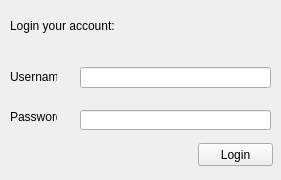
<?xml version="1.0" encoding="UTF-8"?>
<ui version="4.0">
 <class>LoginForm</class>
 <widget class="QWidget" name="LoginForm">
  <property name="geometry">
   <rect>
    <x>0</x>
    <y>0</y>
    <width>281</width>
    <height>180</height>
   </rect>
  </property>
  <property name="windowTitle">
   <string>Login</string>
  </property>
  <widget class="QLineEdit" name="lineEdit">
   <property name="geometry">
    <rect>
     <x>80</x>
     <y>67</y>
     <width>191</width>
     <height>21</height>
    </rect>
   </property>
  </widget>
  <widget class="QLineEdit" name="lineEdit_2">
   <property name="geometry">
    <rect>
     <x>80</x>
     <y>110</y>
     <width>191</width>
     <height>20</height>
    </rect>
   </property>
  </widget>
  <widget class="QPushButton" name="pushButton">
   <property name="geometry">
    <rect>
     <x>198</x>
     <y>143</y>
     <width>75</width>
     <height>23</height>
    </rect>
   </property>
   <property name="text">
    <string>Login</string>
   </property>
  </widget>
  <widget class="QLabel" name="label">
   <property name="geometry">
    <rect>
     <x>10</x>
     <y>70</y>
     <width>47</width>
     <height>13</height>
    </rect>
   </property>
   <property name="text">
    <string>Username</string>
   </property>
  </widget>
  <widget class="QLabel" name="label_2">
   <property name="geometry">
    <rect>
     <x>10</x>
     <y>110</y>
     <width>47</width>
     <height>13</height>
    </rect>
   </property>
   <property name="text">
    <string>Password</string>
   </property>
  </widget>
  <widget class="QLabel" name="label_3">
   <property name="geometry">
    <rect>
     <x>10</x>
     <y>10</y>
     <width>141</width>
     <height>31</height>
    </rect>
   </property>
   <property name="text">
    <string>Login your account:</string>
   </property>
  </widget>
 </widget>
 <resources/>
 <connections/>
</ui>
